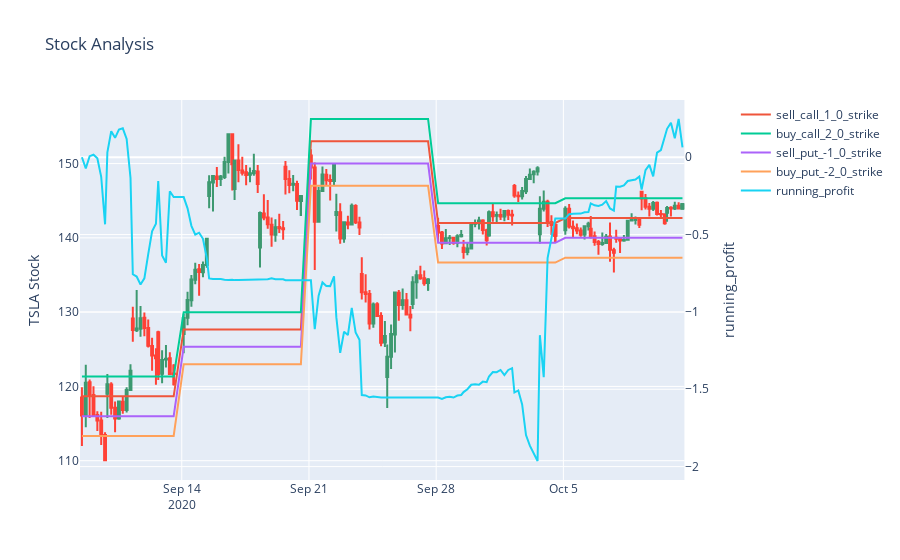
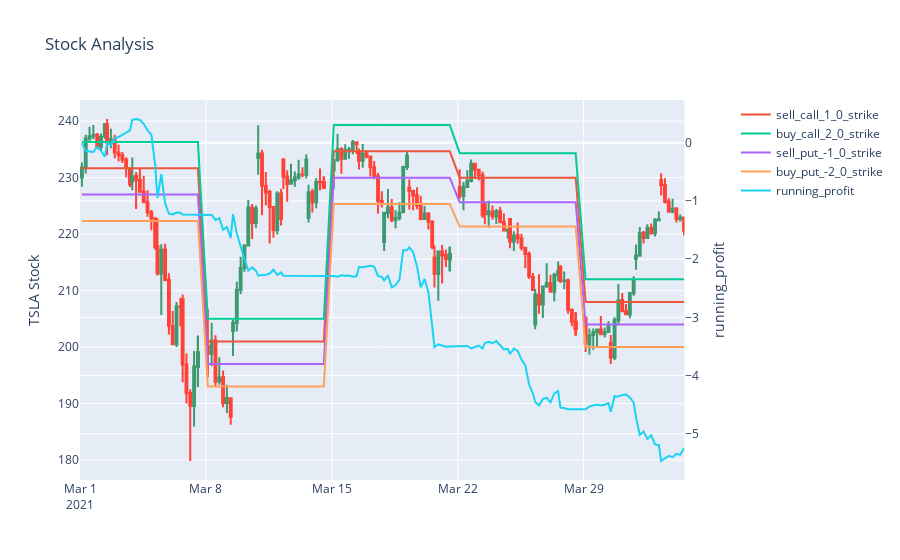
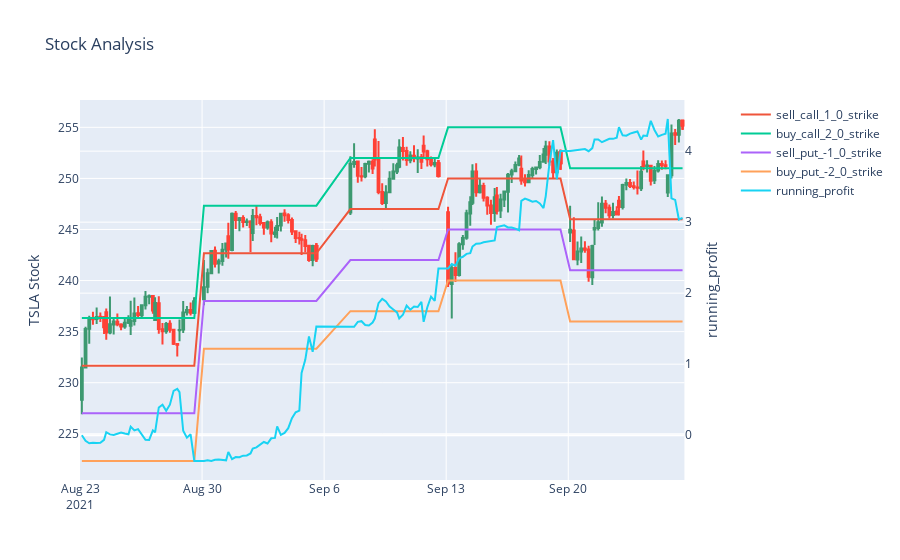
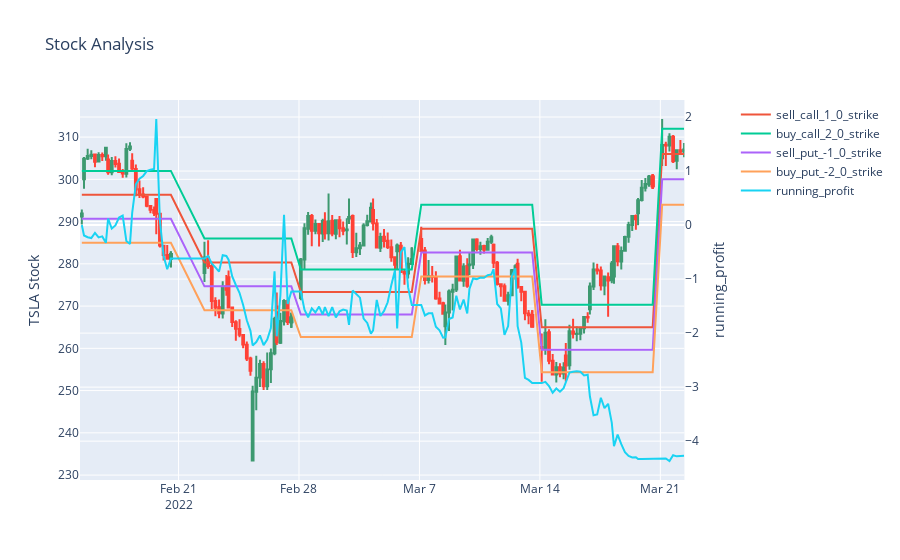

These figures' notebook cell, in order:
### Code cell
# for offsets in [[1,2], [2,3], [4,5], [8,9], [16,17], [32,33]]:
for offsets in [[1,2], [4,5]]: #, [8,9], [16,17], [32,33]]:
    show_expectation(offsets[0], offsets[1], None, num_test=5)

### Figure 1 — Plotly figure (JSON) as saved in the notebook; plotly's stock layout.template omitted (floating-point values rounded to 4 significant figures; data arrays with more than 128 entries replaced by an {"elided": "..."} marker saying what was removed)
{"data": [{"close": {"elided": "168 float values"}, "high": {"elided": "168 float values"}, "low": {"elided": "168 float values"}, "open": {"elided": "168 float values"}, "showlegend": false, "type": "candlestick", "x": {"elided": "168 str values"}, "xaxis": "x", "yaxis": "y"}, {"name": "sell_call_1_0_strike", "type": "scatter", "x": {"elided": "168 str values"}, "y": {"elided": "168 float values"}}, {"name": "buy_call_2_0_strike", "type": "scatter", "x": {"elided": "168 str values"}, "y": {"elided": "168 float values"}}, {"name": "sell_put_-1_0_strike", "type": "scatter", "x": {"elided": "168 str values"}, "y": {"elided": "168 float values"}}, {"name": "buy_put_-2_0_strike", "type": "scatter", "x": {"elided": "168 str values"}, "y": {"elided": "168 float values"}}, {"name": "running_profit", "type": "scatter", "x": {"elided": "168 str values"}, "xaxis": "x", "y": {"elided": "168 float values"}, "yaxis": "y2"}], "layout": {"title": {"text": "Stock Analysis"}, "xaxis": {"anchor": "y", "domain": [0, 0.94], "rangebreaks": [{"bounds": ["sat", "mon"]}, {"bounds": [16.1, 9.5], "pattern": "hour"}], "rangeslider": {"visible": false}}, "yaxis": {"anchor": "x", "domain": [0, 1], "title": {"text": "TSLA Stock"}}, "yaxis2": {"anchor": "x", "overlaying": "y", "side": "right", "title": {"text": "running_profit"}}}}

### Figure 2 — Plotly figure (JSON) as saved in the notebook; plotly's stock layout.template omitted (floating-point values rounded to 4 significant figures; data arrays with more than 128 entries replaced by an {"elided": "..."} marker saying what was removed)
{"data": [{"close": {"elided": "168 float values"}, "high": {"elided": "168 float values"}, "low": {"elided": "168 float values"}, "open": {"elided": "168 float values"}, "showlegend": false, "type": "candlestick", "x": {"elided": "168 str values"}, "xaxis": "x", "yaxis": "y"}, {"name": "sell_call_1_0_strike", "type": "scatter", "x": {"elided": "168 str values"}, "y": {"elided": "168 float values"}}, {"name": "buy_call_2_0_strike", "type": "scatter", "x": {"elided": "168 str values"}, "y": {"elided": "168 float values"}}, {"name": "sell_put_-1_0_strike", "type": "scatter", "x": {"elided": "168 str values"}, "y": {"elided": "168 float values"}}, {"name": "buy_put_-2_0_strike", "type": "scatter", "x": {"elided": "168 str values"}, "y": {"elided": "168 float values"}}, {"name": "running_profit", "type": "scatter", "x": {"elided": "168 str values"}, "xaxis": "x", "y": {"elided": "168 float values"}, "yaxis": "y2"}], "layout": {"title": {"text": "Stock Analysis"}, "xaxis": {"anchor": "y", "domain": [0, 0.94], "rangebreaks": [{"bounds": ["sat", "mon"]}, {"bounds": [16.1, 9.5], "pattern": "hour"}], "rangeslider": {"visible": false}}, "yaxis": {"anchor": "x", "domain": [0, 1], "title": {"text": "TSLA Stock"}}, "yaxis2": {"anchor": "x", "overlaying": "y", "side": "right", "title": {"text": "running_profit"}}}}

### Figure 3 — Plotly figure (JSON) as saved in the notebook; plotly's stock layout.template omitted (floating-point values rounded to 4 significant figures; data arrays with more than 128 entries replaced by an {"elided": "..."} marker saying what was removed)
{"data": [{"close": {"elided": "168 float values"}, "high": {"elided": "168 float values"}, "low": {"elided": "168 float values"}, "open": {"elided": "168 float values"}, "showlegend": false, "type": "candlestick", "x": {"elided": "168 str values"}, "xaxis": "x", "yaxis": "y"}, {"name": "sell_call_1_0_strike", "type": "scatter", "x": {"elided": "168 str values"}, "y": {"elided": "168 float values"}}, {"name": "buy_call_2_0_strike", "type": "scatter", "x": {"elided": "168 str values"}, "y": {"elided": "168 float values"}}, {"name": "sell_put_-1_0_strike", "type": "scatter", "x": {"elided": "168 str values"}, "y": {"elided": "168 int values"}}, {"name": "buy_put_-2_0_strike", "type": "scatter", "x": {"elided": "168 str values"}, "y": {"elided": "168 float values"}}, {"name": "running_profit", "type": "scatter", "x": {"elided": "168 str values"}, "xaxis": "x", "y": {"elided": "168 float values"}, "yaxis": "y2"}], "layout": {"title": {"text": "Stock Analysis"}, "xaxis": {"anchor": "y", "domain": [0, 0.94], "rangebreaks": [{"bounds": ["sat", "mon"]}, {"bounds": [16.1, 9.5], "pattern": "hour"}], "rangeslider": {"visible": false}}, "yaxis": {"anchor": "x", "domain": [0, 1], "title": {"text": "TSLA Stock"}}, "yaxis2": {"anchor": "x", "overlaying": "y", "side": "right", "title": {"text": "running_profit"}}}}

### Figure 4 — Plotly figure (JSON) as saved in the notebook; plotly's stock layout.template omitted (floating-point values rounded to 4 significant figures; data arrays with more than 128 entries replaced by an {"elided": "..."} marker saying what was removed)
{"data": [{"close": {"elided": "169 float values"}, "high": {"elided": "169 float values"}, "low": {"elided": "169 float values"}, "open": {"elided": "169 float values"}, "showlegend": false, "type": "candlestick", "x": {"elided": "169 str values"}, "xaxis": "x", "yaxis": "y"}, {"name": "sell_call_1_0_strike", "type": "scatter", "x": {"elided": "169 str values"}, "y": {"elided": "169 float values"}}, {"name": "buy_call_2_0_strike", "type": "scatter", "x": {"elided": "169 str values"}, "y": {"elided": "169 float values"}}, {"name": "sell_put_-1_0_strike", "type": "scatter", "x": {"elided": "169 str values"}, "y": {"elided": "169 float values"}}, {"name": "buy_put_-2_0_strike", "type": "scatter", "x": {"elided": "169 str values"}, "y": {"elided": "169 float values"}}, {"name": "running_profit", "type": "scatter", "x": {"elided": "169 str values"}, "xaxis": "x", "y": {"elided": "169 float values"}, "yaxis": "y2"}], "layout": {"title": {"text": "Stock Analysis"}, "xaxis": {"anchor": "y", "domain": [0, 0.94], "rangebreaks": [{"bounds": ["sat", "mon"]}, {"bounds": [16.1, 9.5], "pattern": "hour"}], "rangeslider": {"visible": false}}, "yaxis": {"anchor": "x", "domain": [0, 1], "title": {"text": "TSLA Stock"}}, "yaxis2": {"anchor": "x", "overlaying": "y", "side": "right", "title": {"text": "running_profit"}}}}
